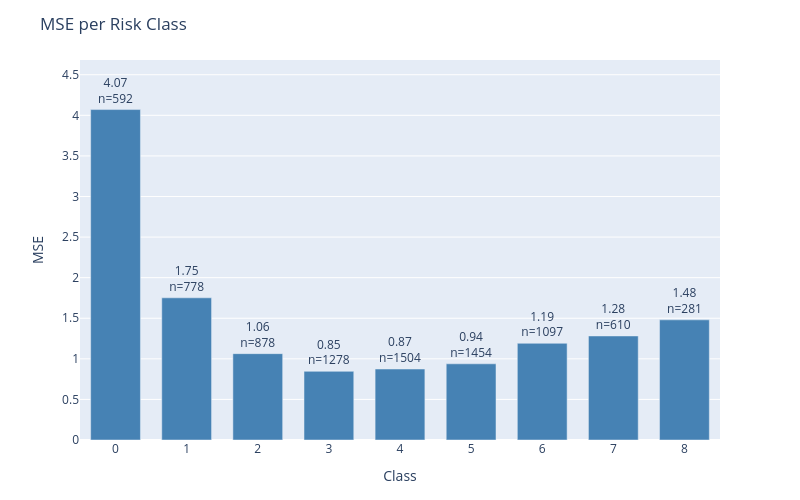

Source (notebook cell):
### Code cell
plot_error_by_group(
    df=results_test,
    y_true_col='actual',
    y_pred_col='prediction',
    group_by='class',
    metric='mse',
    title='MSE per Risk Class'
)

### Figure 1 — Plotly figure (JSON) as saved in the notebook; plotly's stock layout.template omitted (floating-point values rounded to 4 significant figures)
{"data": [{"marker": {"color": "steelblue"}, "text": ["4.07<br>n=592", "1.75<br>n=778", "1.06<br>n=878", "0.85<br>n=1278", "0.87<br>n=1504", "0.94<br>n=1454", "1.19<br>n=1097", "1.28<br>n=610", "1.48<br>n=281"], "textposition": "outside", "type": "bar", "x": ["0", "1", "2", "3", "4", "5", "6", "7", "8"], "y": [4.071, 1.752, 1.064, 0.8459, 0.8743, 0.9388, 1.191, 1.282, 1.48]}], "layout": {"bargap": 0.3, "height": 500, "margin": {"b": 60, "t": 60}, "title": {"text": "MSE per Risk Class"}, "uniformtext": {"minsize": 8, "mode": "hide"}, "width": 800, "xaxis": {"title": {"text": "Class"}}, "yaxis": {"range": [0, 4.682], "title": {"text": "MSE"}}}}
